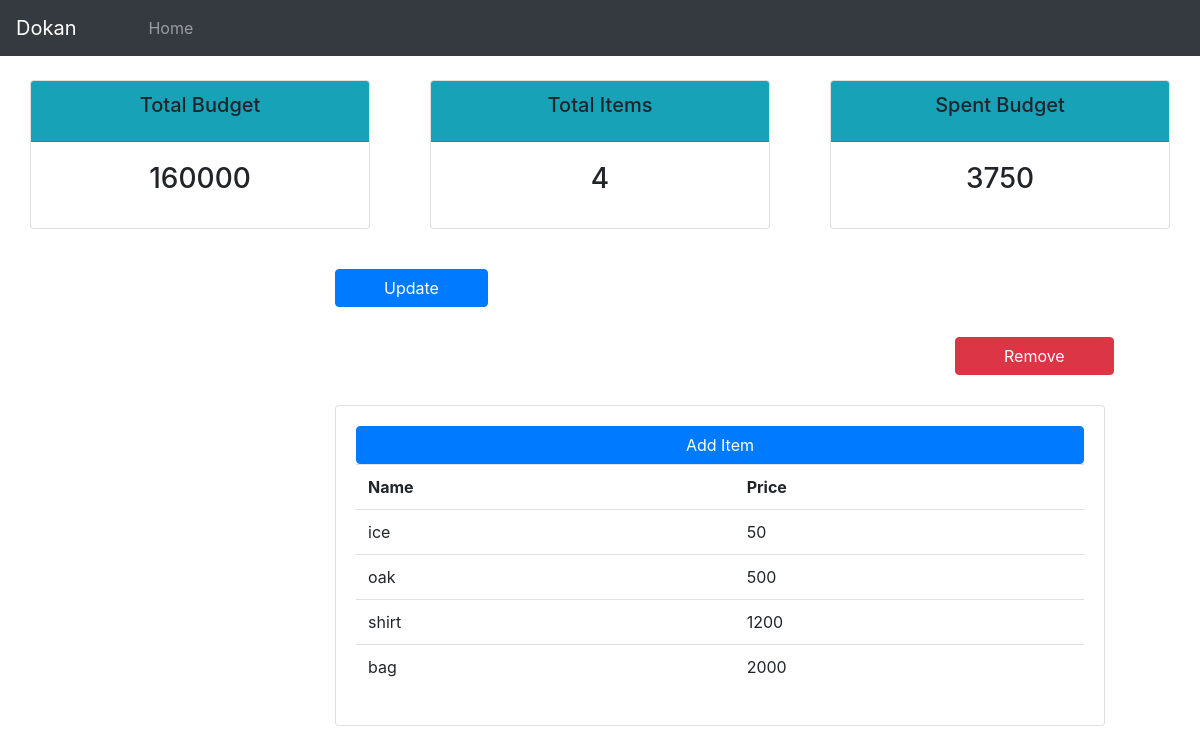
Before: / with the older database file.
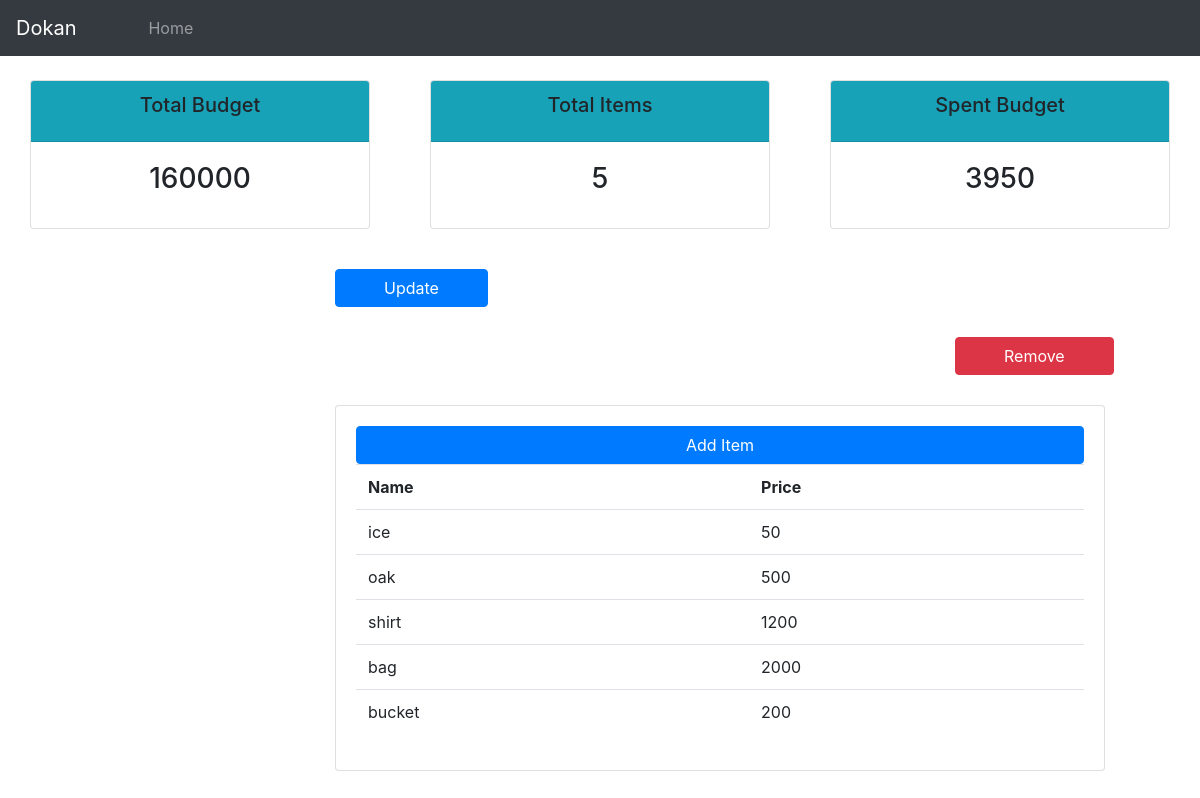
After: the same page with the newer database file.
### cms_app/models.py (models this page shows, shortened)
class Expenses(models.Model):
    name = models.CharField(max_length=255, null=True)
    price = models.CharField(max_length=255, null=True)

### cms_app/views.py (the view)
# urls.py: 2. Add a URL to urlpatterns:  path('', views.home, name='home')
def home(request):
    expense = Expenses.objects.all()
    total_items = expense.count()
    prices = Expenses.objects.aggregate(Sum('price'))
    for value in prices.values():
        prices = value
    context = {
        'expenses':expense,
        'total_items':total_items,
        'total_price':prices,
    }
    return render(request, 'cms_app/dashboard.html', context)

### cms_app/templates/cms_app/dashboard.html (shortened to what this page needs)
{% extends 'cms_app/base.html' %}
{% block content %}
<br>
<div class="row">
	<div class="col">
		<div class="col-md">
			<div class="card text-center text-black  mb-3" id="total-orders">
			  	<div class="card-header bg-info">
			  		<h5 class="card-title">Total Budget</h5>
			  	</div>
			  	<div class="card-body">
			    	<h3 class="card-title">160000</h3>
			  	</div>
			</div>
		</div>
	</div>
	<div class="col">
		<div class="col-md">
			<div class="card text-center text-black  mb-3" id="orders-delivered">
			  	<div class="card-header bg-info">
			  		<h5 class="card-title">Total Items</h5>
			  	</div>
			  	<div class="card-body">
			    	<h3 class="card-title">{{total_items}}</h3>
			  	</div>
			</div>
		</div>
	</div>
	<div class="col">
		<div class="col-md">
			<div class="card text-center text-black  mb-3" id="orders-pending">
			  	<div class="card-header bg-info">
			  		<h5 class="card-title">Spent Budget</h5>
			  	</div>
			  	<div class="card-body">
			    	<h3 class="card-title">{{total_price}}</h3>
			  	</div>
			</div>
		</div>
	</div>
</div>
<br>
<div class="upd-rem">
<a href="update" class="btn btn-primary pl-5 pr-5 btn1">Update</a>
<a href="remove" class="btn btn-danger pl-5 pr-5 btn2">Remove</a>
</div>
<div class="row">
	<div class="col-md-8 center">
		<div class="card card-body">
			<a href="add" class="btn btn-primary">Add Item</a>
			<table class="table table-xl">
				<tr>
					<th>Name</th>
                    <th>Price</th>
                </tr>
                {% for items in expenses %}
                    <tr>
                        <td>{{items.name}}</td>
                        <td>{{items.price}}</td>
                    </tr>
                {% endfor %}
			</table>
		</div>
	</div>
</div>
{% endblock %}

### cms_app/templates/cms_app/base.html (shortened to what this page needs)
{% load static %}
<html lang="en">
<head>
    <link rel="stylesheet" href="https://maxcdn.bootstrapcdn.com/bootstrap/4.4.1/css/bootstrap.min.css">
    <link rel="stylesheet" href="{%static 'css/base.css'%}">
</head>
<body>
    {% include 'cms_app/navbar.html' %}
    <div class="container-fluid">
    {% block content %}
    {% endblock %}
    </div>
</body>
</html>

### cms_app/templates/cms_app/navbar.html (shortened to what this page needs)
<link rel="stylesheet" href="https://maxcdn.bootstrapcdn.com/bootstrap/4.4.1/css/bootstrap.min.css">
<nav class="navbar navbar-expand-lg navbar-dark bg-dark">
    <a class="navbar-brand" href="{% url 'home' %}">Dokan</a>
    <div class="collapse navbar-collapse" id="navbarNav" style="float: right;">
      <ul class="navbar-nav">
        <li class="nav-item ml-5">
          <a class="nav-link" href="{% url 'home' %}">Home</a>
        </li>
      </ul>
    </div>
</nav>

### static/css/base.css (style rules this page uses)
* { box-sizing: border-box; }
.center { display: flex; justify-content: center; align-items: center; margin-left: 320px; }

### cms_app/templates/cms_app/dashboard.html (style rules this page uses)
.upd-rem .btn2 { margin-left: 940px; margin-bottom: 30px; }
.upd-rem .btn1 { margin-left: 320px; margin-bottom: 30px; }

Changed rows visible on the page:
added Expenses: name "bucket", price "200"
Other visible differences:
{{ total_items }}: "4" → "5"
{{ total_price }}: "3750" → "3950"
